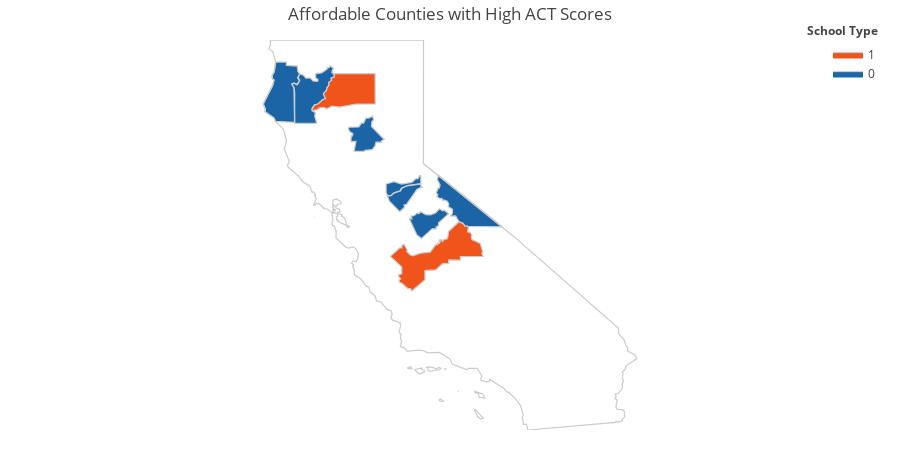

The notebook cell this image was saved under:
### Code cell
# Top affordable counties

# Data
fips = [6089, 6019, 6051, 6023, 6009, 6105, 6007, 6005, 6043]
# values = ['Shasta', 'Fresno', 'Mono', 'Humboldt', 'Calaveras', 'Trinity', 'Butte', 'Amador', 'Mariposa']
act_values = [1, 1, 0, 0, 0, 0, 0, 0, 0]
colorscale = [
    colors_h['public'],
    colors_h['charter'],
]    

# Plot
fig = ff.create_choropleth(
    title='Affordable Counties with High ACT Scores',
    fips=fips, values=act_values,
     scope=['CA'],
     colorscale=colorscale,
     county_outline={'color': colors_h['edge'], 'width': 1.25},
     state_outline={'color': colors_h['edge'], 'width': 1.25},
     round_legend_values=False,
     legend_title='School Type',
     )

# Figure
fig.update_layout(
    autosize=True,
    legend_x = 1,
    annotations = {'x': -0.12, 'xanchor': 'right'}
)

# Graph
fig.layout.template = None
fig.show()

# Adapted from: https://plotly.com/python/county-choropleth/

### Figure 1 — Plotly figure (JSON) as saved in the notebook; plotly's stock layout.template omitted (floating-point values rounded to 4 significant figures; data arrays with more than 128 entries replaced by an {"elided": "..."} marker saying what was removed)
{"data": [{"fill": "toself", "fillcolor": "#1B65A6", "hoverinfo": "none", "line": {"color": "#cccccc", "width": 1.25}, "mode": "lines", "name": "0", "type": "scatter", "x": {"elided": "187 float values"}, "y": {"elided": "187 float values"}}, {"fill": "toself", "fillcolor": "#f0541b", "hoverinfo": "none", "line": {"color": "#cccccc", "width": 1.25}, "mode": "lines", "name": "1", "type": "scatter", "x": [-123.1, -123.0, -122.9, -122.8, -122.7, -122.8, -122.7, -122.7, -122.6, -122.6, -122.5, -122.5, -122.5, -122.4, -122.5, -121.3, -121.3, -121.9, -122.3, -122.5, -122.7, -122.7, -122.9, -122.9, -123.1, -123.1, null, -120.9, -120.7, -120.6, -120.6, -120.5, -120.5, -120.5, -120.4, -120.3, -120.1, -119.8, -119.7, -119.7, -119.6, -119.6, -119.6, -119.5, -119.6, -119.6, -119.5, -119.5, -119.4, -119.4, -119.3, -119.3, -119.0, -118.9, -118.9, -118.8, -118.8, -118.8, -118.7, -118.7, -118.7, -118.7, -118.4, -118.4, -118.4, -118.4, -118.4, -119.0, -119.0, -119.3, -119.3, -119.5, -119.7, -120.0, -120.0, -120.3, -120.4, -120.4, -120.6, -120.6, -120.7, -120.6, -120.7, -120.7, -120.6, -120.6, -120.9, null], "y": [40.31, 40.42, 40.45, 40.56, 40.58, 40.69, 40.79, 40.83, 40.9, 40.97, 41.01, 41.07, 41.1, 41.16, 41.18, 41.18, 40.45, 40.44, 40.37, 40.39, 40.33, 40.37, 40.35, 40.31, 40.29, 40.31, null, 36.75, 36.95, 36.95, 37.0, 37.04, 36.91, 36.86, 36.79, 36.76, 36.83, 36.85, 37.01, 37.04, 37.03, 37.07, 37.07, 37.1, 37.12, 37.14, 37.15, 37.11, 37.16, 37.17, 37.21, 37.35, 37.59, 37.55, 37.48, 37.49, 37.46, 37.34, 37.33, 37.26, 37.23, 37.16, 37.06, 36.89, 36.84, 36.83, 36.74, 36.74, 36.66, 36.66, 36.57, 36.58, 36.42, 36.4, 36.18, 35.91, 35.96, 35.97, 36.1, 36.11, 36.16, 36.2, 36.25, 36.29, 36.33, 36.49, 36.75, null]}, {"hoverinfo": "text", "legendgroup": "centroids", "marker": {"color": "white", "opacity": 0}, "mode": "markers", "name": "US Counties", "selected": {"marker": {"color": "white", "opacity": 1, "size": 3}}, "showlegend": false, "text": ["County: Shasta<br>State: California<br>FIPS: 06089<br>Value: 1", "County: Fresno<br>State: California<br>FIPS: 06019<br>Value: 1", "County: Mono<br>State: California<br>FIPS: 06051<br>Value: 0", "County: Humboldt<br>State: California<br>FIPS: 06023<br>Value: 0", "County: Calaveras<br>State: California<br>FIPS: 06009<br>Value: 0", "County: Trinity<br>State: California<br>FIPS: 06105<br>Value: 0", "County: Butte<br>State: California<br>FIPS: 06007<br>Value: 0", "County: Amador<br>State: California<br>FIPS: 06005<br>Value: 0", "County: Mariposa<br>State: California<br>FIPS: 06043<br>Value: 0"], "type": "scatter", "unselected": {"marker": {"opacity": 0}}, "x": [-122.0, -119.6, -118.9, -123.9, -120.6, -123.1, -121.6, -120.7, -119.9], "y": [40.76, 36.76, 37.94, 40.7, 38.2, 40.65, 39.67, 38.45, 37.58]}, {"hoverinfo": "text", "legendgroup": "States", "line": {"color": "#cccccc", "width": 1.25}, "mode": "lines", "showlegend": false, "type": "scatter", "x": {"elided": "263 float values"}, "y": {"elided": "263 float values"}}], "layout": {"annotations": [{"showarrow": false, "text": "<b>School Type</b>", "x": 1, "xanchor": "right", "xref": "paper", "y": 1.05, "yref": "paper"}], "autosize": true, "dragmode": "select", "height": 450, "hovermode": "closest", "legend": {"traceorder": "reversed", "x": 1, "xanchor": "right", "y": 1, "yanchor": "top"}, "margin": {"b": 20, "l": 20, "r": 20, "t": 40}, "title": {"text": "Affordable Counties with High ACT Scores"}, "width": 900, "xaxis": {"autorange": false, "fixedrange": true, "range": [-131.1, -107.4], "showgrid": false, "showticklabels": false, "zeroline": false}, "yaxis": {"autorange": false, "fixedrange": true, "range": [32.53, 42.0], "showgrid": false, "showticklabels": false, "zeroline": false}}}
